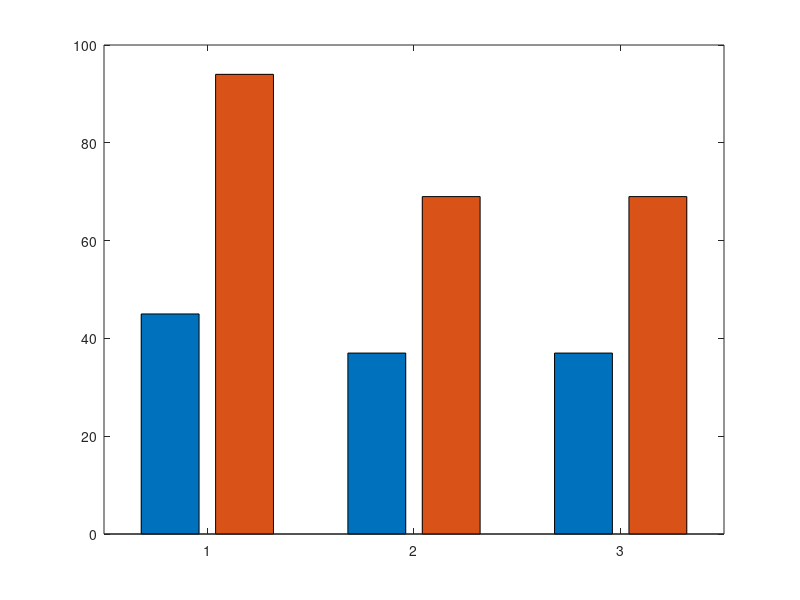

MATLAB code for this plot: (Note: this script raises an error after producing the figure.)
algorithms = {'GA', 'LF', 'WF'};
requests_40 = [45, 37, 37];
requests_100 = [94, 69, 69];
figure;
numGroups = size(requests_40, 2); 
b = bar([requests_40; requests_100]', 'grouped');

x = NaN(2, numGroups);
for i = 1:length(b)
    x(i,:) = b(i).XEndPoints;
end

set(gca, 'xticklabel', algorithms)

xlabel('Algorithms')
ylabel('Highest spectrum indice')
title('Highest spectrum indices by Algorithm and Connection Requests')

legend({'40 Connection Requests', '100 Connection Requests'}, 'Location', 'northeast')

grid on

for i = 1:numGroups
    text(x(1,i), requests_40(i), num2str(requests_40(i)), 'vert', 'bottom', 'horiz', 'center');
    text(x(2,i), requests_100(i), num2str(requests_100(i)), 'vert', 'bottom', 'horiz', 'center');
end
